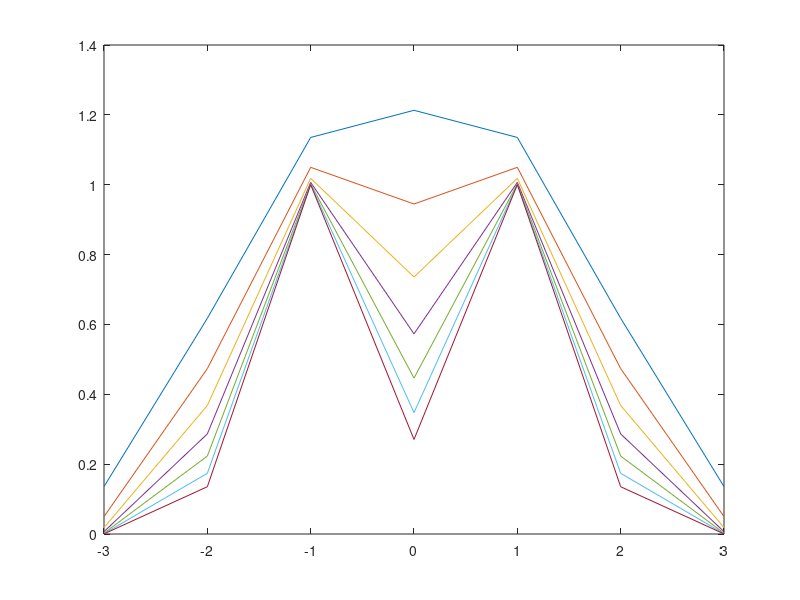

Source code (MATLAB): (Note: this script raises an error after producing the figure.)
hold off;
clear;

function [a] = S(x, t, p)

  a = 0.;
  f1 = exp(((x-p).^2)* t * -1);
  f2 = exp(((x+p).^2)* t * -1);
  a = f1+f2;

endfunction

#disp("x0");

 u = -3:1:3;
 for k = 0.5:0.25:2
 y2 = S(u, k, 1);
  plot(u, y2);
 hold on;
 #y3 = S(x2, u, 1);
  #      disp(y2);
endfor;

 plot(x2, y3);